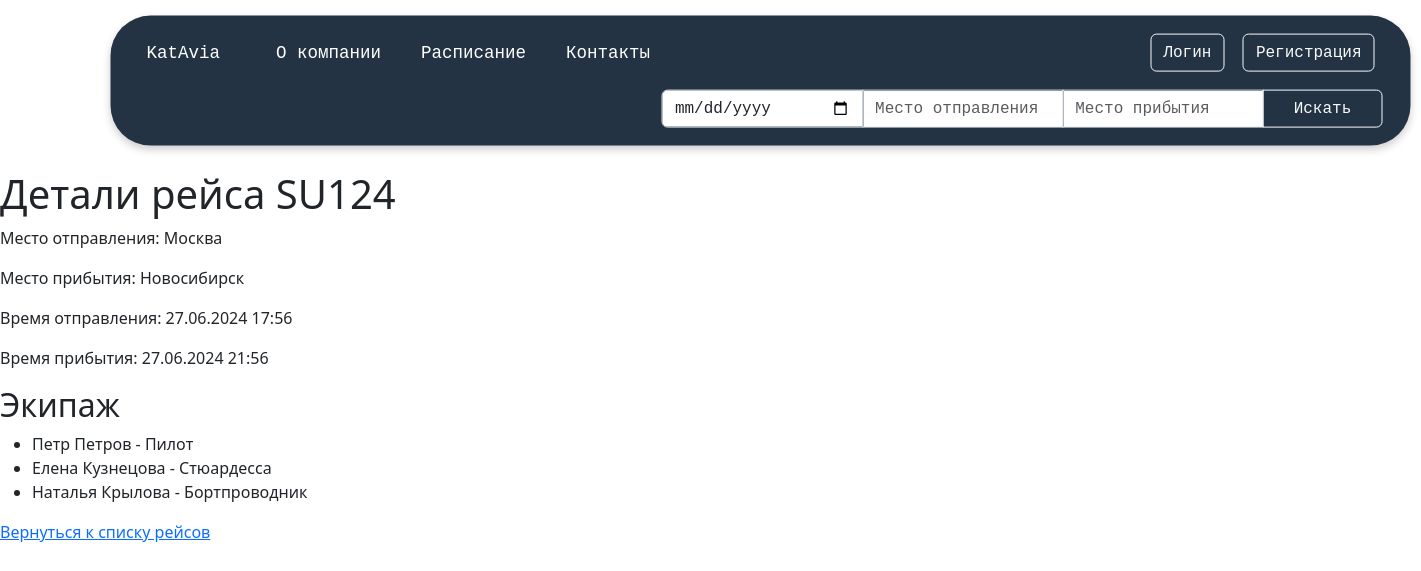
Screenshot of /flights/2/ with the database file from the repository.
### flights/models.py (models this page shows, shortened)
class Flight(models.Model):
    flight_number = models.CharField(max_length=10, verbose_name="Номер рейса")
    departure_location = models.CharField(
        max_length=100, verbose_name="Место отправления"
    )
    arrival_location = models.CharField(max_length=100, verbose_name="Место прибытия")
    departure_time = models.DateTimeField(verbose_name="Время отправления")
    arrival_time = models.DateTimeField(verbose_name="Время прибытия")
    crew = models.ManyToManyField(
        CrewMember, related_name="assigned_flights", verbose_name="Экипаж"
    )
    class Meta:
        verbose_name = "Рейс"
        verbose_name_plural = "Рейсы"

### crew/models.py (models this page shows, shortened)
class CrewMember(models.Model):
    name = models.CharField(max_length=100, verbose_name="Имя")
    role = models.CharField(max_length=50, verbose_name="Роль")
    flights = models.ManyToManyField(
        "flights.Flight", related_name="crew_members", verbose_name="Рейсы"
    )
    class Meta:
        verbose_name = "Член экипажа"
        verbose_name_plural = "Члены экипажа"

### flights/views.py (the view)
# urls.py: path("<int:flight_id>/", views.flight_detail, name="flight_detail"),
def flight_detail(request, flight_id):
    flight = get_object_or_404(Flight, id=flight_id)
    return render(request, "flight_detail.html", {"flight": flight})

### templates/flight_detail.html
{% extends "base.html" %}
{% block content %}
<h1>Детали рейса {{ flight.flight_number }}</h1>
<p>Место отправления: {{ flight.departure_location }}</p>
<p>Место прибытия: {{ flight.arrival_location }}</p>
<p>Время отправления: {{ flight.departure_time|date:"d.m.Y H:i" }}</p>
<p>Время прибытия: {{ flight.arrival_time|date:"d.m.Y H:i" }}</p>
<h2>Экипаж</h2>
<ul>
    {% for member in flight.crew.all %}
        <li>{{ member.name }} - {{ member.role }}</li>
    {% endfor %}
</ul>
<a href="{% url 'flight_list' %}">Вернуться к списку рейсов</a>
{% endblock %}

### rows the page displays
Flight: flight_number "SU124", departure_location "Москва", arrival_location "Новосибирск", departure_time "27.06.2024 17:56", arrival_time "27.06.2024 21:56"
CrewMember: name "Петр Петров", role "Пилот"
CrewMember: name "Елена Кузнецова", role "Стюардесса"
CrewMember: name "Наталья Крылова", role "Бортпроводник"
